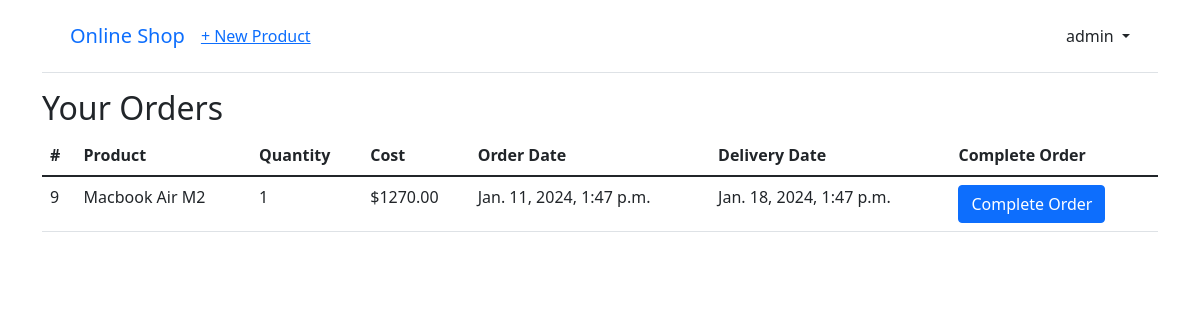
Page /orders/ (signed in) on the committed database.
### accounts/models.py (models this page shows)
class CustomUser(AbstractUser):
    pass

### products/models.py (models this page shows, shortened)
class Order(models.Model):
    product = models.ForeignKey(Product, on_delete=models.CASCADE, related_name="orders")
    cost = models.DecimalField(max_digits = 12, decimal_places = 2)
    quantity = models.IntegerField()
    customer = models.ForeignKey(CustomUser, on_delete=models.CASCADE, related_name="orders")
    address = models.ForeignKey(Address, on_delete=models.SET_NULL, null=True, blank=True)
    phone = models.CharField(max_length=10)
    ordered_date = models.DateTimeField(default=datetime.datetime.today)
    delivery_date = models.DateTimeField(null = True, blank=True)
    is_active = models.BooleanField(default=True)
    is_delivered = models.BooleanField(default=False)

class Product(models.Model):
    user = models.ForeignKey(CustomUser, on_delete=models.CASCADE, related_name="products")
    name = models.CharField(max_length=70)
    description = models.CharField(max_length = 200)
    cost = models.DecimalField(max_digits = 10, decimal_places = 2)
    category = models.ForeignKey('Category', on_delete=models.CASCADE)
    paid = models.BooleanField(default=False)
    is_available = models.BooleanField(default=True)

### products/views.py (the view)
# urls.py: path('orders/', views.orders, name='orders'),
def orders(request):
    orders = Order.objects.filter(customer=request.user, is_active=True)
    context = {'orders':orders}
    return render(request, 'orders/orders.html', context)

### templates/orders/orders.html
{% extends 'base.html' %}
{% block content %}
  <h2>Your Orders</h2>
  {% if orders %}
    <table class="table">
      <thead>
        <tr>
          <th>#</th>
          <th>Product</th>
          <th>Quantity</th>
          <th>Cost</th>
          <th>Order Date</th>
          <th>Delivery Date</th>
          <th>Complete Order</th>
        </tr>
      </thead>
      <tbody>
        {% for order in orders %}
          <tr>
            <td>{{ order.id }}</td>
            <td>{{ order.product.name }}</td>
            <td>{{ order.quantity }}</td>
            <td>${{ order.cost }}</td>
            <td>{{ order.ordered_date }}</td>
            <td>{{ order.delivery_date }}</td>
            <td>
              {% if not order.is_delivered %}
                <a href="{% url 'complete_order' order.id %}" class="btn btn-primary">Complete Order</a>
              {% else %}
                Order Completed
              {% endif %}
            </td>
          </tr>
        {% endfor %}
      </tbody>
    </table>
  {% else %}
    <h5 style="text-align: center; color:gray">You don't have any orders yet...</h5>
  {% endif %}
{% endblock %}

### templates/base.html (shortened to what this page needs)
<!DOCTYPE html>
<html>
    <head>
        <link href="https://cdn.jsdelivr.net/npm/bootstrap@5.1.3/dist/css/bootstrap.min.css" rel="stylesheet">
    </head>
    <body>
        <div class="container">
            <header class="p-3 mb-3 border-bottom">
                <div class="container">
                    <div class="d-flex flex-wrap align-items-center justify-content-center justify-content-lg-start">
                        <a class="navbar-brand" href="{% url 'home' %}">Online Shop</a>
                        <ul class="nav col-12 col-lg-auto me-lg-auto mb-2 justify-content-center mb-md-0">
                            {% if user.is_authenticated %}
                                <li><a href="{% url 'new_product' %}">+ New Product</a></li>
                        </ul>
                        <div class="dropdown text-end">
                            <a href="#" class="d-block link-dark text-decoration-none dropdown-toggle" id="dropdownUser1" data-bs-toggle="dropdown" aria-expanded="false">
                                {{ user.username }}
                            </a>
                        </div>
                        {% else %}
                        </ul>
                        <div class="text-end">
                            <a href="{% url 'login' %}" class="btn btn-outline-primary me-2">Log In</a>
                            <a href="{% url 'signup' %}" class="btn btn-primary">Sign Up</a>
                        </div>
                        {% endif %}
                    </div>
                </div>
            </header>
            <main>
                {% block content %}
                {% endblock content %}
            </main>
        </div>
    </body>
</html>

### rows in the picture
CustomUser: username "admin"
Order: id "9", product.name "Macbook Air M2", quantity "1", cost "1270.00", ordered_date "Jan. 11, 2024, 1:47 p.m.", delivery_date "Jan. 18, 2024, 1:47 p.m.", is_delivered "Complete Order"
